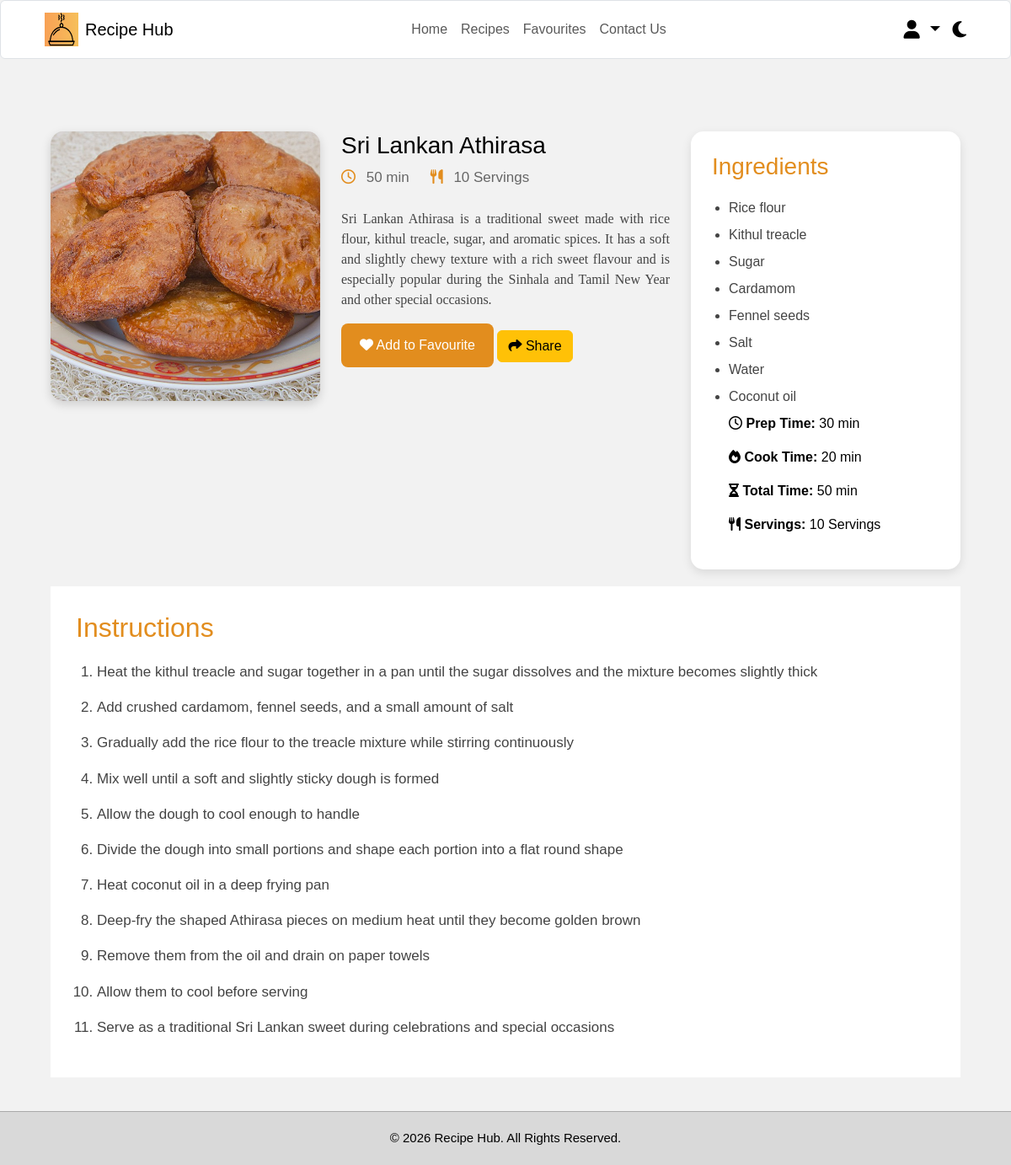
Screenshot of /recipe-details.php?recipe=athirasa (signed in) with the database file from the repository.
### tables this page shows
CREATE TABLE `recipes` (
  `id` int(11) NOT NULL,
  `recipe_key` varchar(100) DEFAULT NULL,
  `title` varchar(255) NOT NULL,
  `description` text DEFAULT NULL,
  `image` varchar(255) DEFAULT NULL,
  `ingredients` text NOT NULL,
  `instructions` text NOT NULL,
  `prep_time` varchar(50) DEFAULT NULL,
  `cook_time` varchar(50) DEFAULT NULL,
  `total_time` varchar(50) DEFAULT NULL,
  `servings` varchar(50) DEFAULT NULL,
  `user_id` int(11) DEFAULT NULL
);

### Recipe-Details.php (the view, shortened to what this page needs)
<?php
include "includes/db.php";
$recipeKey = isset($_GET["recipe"]) ? trim($_GET["recipe"]) : "";
$sql = "SELECT id, recipe_key, title, description, image,
               ingredients, instructions,
               prep_time, cook_time, total_time, servings
        FROM recipes
        WHERE recipe_key = ?";
$stmt = $conn->prepare($sql);
$stmt->execute([$recipeKey]);
$recipe = $stmt->fetch(PDO::FETCH_ASSOC);
?>
<!DOCTYPE html>
<html lang="en">
<head>
<link rel="stylesheet"
href="https://cdnjs.cloudflare.com/ajax/libs/font-awesome/6.5.0/css/all.min.css">
<link href="https://cdn.jsdelivr.net/npm/bootstrap@5.3.7/dist/css/bootstrap.min.css" rel="stylesheet">
<link rel="stylesheet" href="css/style.css">
</head>
<body>
<header>
<nav class="navbar navbar-expand-lg bg-white border rounded">
    <div class="container-fluid">
        <a class="navbar-brand d-flex align-items-center" href="home.php">
            <img src="Images/Logo/Recipe_Hub_logo.png"
            width="40"
            height="40"
            class="me-2">
            <span>
                Recipe Hub
            </span>
        </a>
        <div class="collapse navbar-collapse"
        id="navbarMenu">
            <ul class="navbar-nav mx-auto">
                <li class="nav-item">
                    <a class="nav-link" href="home.php">
                        Home
                    </a>
                </li>
                <li class="nav-item">
                 <a class="nav-link" href="recipes.php">
                 Recipes
                </a>
                </li>
                <li class="nav-item">
                <a class="nav-link" href="favourites.php">
                Favourites
                </a>
                </li>
                <li class="nav-item">
                    <a class="nav-link" href="Contacts.php">
                        Contact Us
                    </a>
                </li>
            </ul>
<div class="dropdown">
    <a href="#"
       class="user-icon dropdown-toggle"
       data-bs-toggle="dropdown"
       aria-expanded="false">
        <i class="fa-solid fa-user"></i>
    </a>
</div>
    <i class="fa-solid fa-moon mode-icon"></i>
        </div>
    </div>
</nav>
</header>
<section class="breadcrumb">
</section>
<main>
<section class="recipe-details">
<div class="recipe-image">
<img id="recipeImage"
     src="<?php echo htmlspecialchars($recipe["image"]); ?>"
     alt="<?php echo htmlspecialchars($recipe["title"]); ?>">
</div>
<div class="recipe-content">
<h3 id="recipeTitle">
    <?php echo htmlspecialchars($recipe["title"]); ?>
</h3>
<div class="recipe-meta">
    <span>
        <i class="fa-regular fa-clock"></i>
        <?php echo htmlspecialchars($recipe["total_time"]); ?>
    </span>
    <span>
        <i class="fa-solid fa-utensils"></i>
        <?php echo htmlspecialchars($recipe["servings"]); ?>
    </span>
</div>
<p id="recipeDescription">
    <?php echo htmlspecialchars($recipe["description"]); ?>
</p>
<button id="addFavouriteBtn" class="fav-btn">
<i class="fa-solid fa-heart"></i>
Add to Favourite
</button>
<button id="shareRecipeBtn" class="btn btn-warning">
    <i class="fa-solid fa-share"></i> Share
</button>
</div>
<aside class="ingredients-box">
<h2>
Ingredients
</h2>
<ul id="recipeIngredients">
    <?php
    $ingredients = explode(",", $recipe["ingredients"]);
    foreach ($ingredients as $ingredient):
    ?>
        <li>
            <?php echo htmlspecialchars(trim($ingredient)); ?>
        </li>
    <?php endforeach; ?>
<div class="recipe-info">
    <p>
        <i class="fa-regular fa-clock"></i>
        <strong>Prep Time:</strong>
        <?php echo htmlspecialchars($recipe["prep_time"]); ?>
    </p>
    <p>
        <i class="fa-solid fa-fire"></i>
        <strong>Cook Time:</strong>
        <?php echo htmlspecialchars($recipe["cook_time"]); ?>
    </p>
    <p>
        <i class="fa-solid fa-hourglass-half"></i>
        <strong>Total Time:</strong>
        <?php echo htmlspecialchars($recipe["total_time"]); ?>
    </p>
    <p>
        <i class="fa-solid fa-utensils"></i>
        <strong>Servings:</strong>
        <?php echo htmlspecialchars($recipe["servings"]); ?>
    </p>
</div>
</aside>
</section>
<section class="instructions">
<h2>
Instructions
</h2>
<ol id="recipeInstructions">
    <?php
    $instructions = explode(".", $recipe["instructions"]);
    foreach ($instructions as $instruction):
        $instruction = trim($instruction);
        if ($instruction !== ""):
    ?>
        <li>
            <?php echo htmlspecialchars($instruction); ?>
        </li>
    <?php
        endif;
    endforeach;
    ?>
</section>
</main>
<footer>
© 2026 Recipe Hub. All Rights Reserved.
</footer>
</body>
</html>

### css/Style.css (style rules this page uses)
* { margin:0; padding:0; box-sizing:border-box; font-family:Arial, Helvetica, sans-serif; }
body { background:#f2f2f2; min-height:100vh; color:black; display:flex; flex-direction:column; }
main { flex:1; }
footer { margin-top:auto; }
body { background:#f2f2f2; min-height:100vh; color:black; }
img { max-width:100%; }
a { text-decoration:none; }
header .navbar { height:70px; padding:8px 40px; background:white; border:1px solid #ddd; border-radius:10px; }
.user-icon, .mode-icon { font-size:22px; cursor:pointer; transition:0.3s; margin-left:15px; }
.breadcrumb { display:flex; align-items:center; gap:10px; padding:25px 60px; font-size:15px; }
.recipe-details { display:grid; grid-template-columns:320px 1fr 320px; gap:25px; padding:20px 60px 20px; align-items:start; }
.recipe-image img { width:100%; height:320px; object-fit:cover; border-radius:15px; box-shadow:0 4px 12px rgba(0,0,0,0.15); }
.recipe-meta { display:flex; gap:25px; margin-bottom:25px; color:#666; font-size:17px; }
.recipe-meta i { color:#E28D1E; margin-right:8px; }
.recipe-content p { font-size:16px; line-height:1.5; font-family: "Georgia", serif;; color:#444; text-align:justify; }
.fav-btn, .share-btn { width:auto; padding:14px 22px; background:#E28D1E; color:white; border:none; border-radius:8px; font-size:16px; cursor:pointer; }
.ingredients-box { background:white; padding:25px; border-radius:15px; box-shadow:0 4px 12px rgba(0,0,0,0.1); }
.ingredients-box h2 { color:#E28D1E; font-size:28px; margin-bottom:20px; }
.ingredients-box ul { padding-left:20px; }
.ingredients-box li { margin-bottom:8px; color:#444; font-size:16px; }
.instructions { margin:0 60px 40px; background:white; padding:30px; }
.instructions h2 { font-size:32px; margin-bottom:20px; color:#E28D1E; }
.instructions ol { padding-left:25px; }
.instructions li { margin-bottom:15px; font-size:17px; line-height:1.6; color:#444; }
footer { width:100%; background:#D9D9D9; color:black; text-align:center; padding:20px; border-top:1px solid #aaa; font-size:15px; }
.dropdown .user-icon { color:black; font-size:22px; cursor:pointer; text-decoration:none; }

### rows the page displays
recipes: image (picture), title "Sri Lankan Athirasa", total_time "50 min", servings "10 Servings", description "Sri Lankan Athirasa is a traditional sweet made with rice flour, kithul treacle, sugar, and aromatic spices. It has a soft and slightly chewy texture with a rich sweet flavour and is especially popular during the Sinhala and Tamil New Year and other special occasions.", ingredients "Rice flour", ingredients "Kithul treacle", ingredients "Sugar", ingredients "Cardamom", ingredients "Fennel seeds", ingredients "Salt", ingredients "Water", ingredients "Coconut oil", prep_time "30 min", cook_time "20 min", instructions "Heat the kithul treacle and sugar together in a pan until the sugar dissolves and the mixture becomes slightly thick", instructions "Add crushed cardamom, fennel seeds, and a small amount of salt", instructions "Gradually add the rice flour to the treacle mixture while stirring continuously", instructions "Mix well until a soft and slightly sticky dough is formed", instructions "Allow the dough to cool enough to handle", instructions "Divide the dough into small portions and shape each portion into a flat round shape", instructions "Heat coconut oil in a deep frying pan", instructions "Deep-fry the shaped Athirasa pieces on medium heat until they become golden brown", instructions "Remove them from the oil and drain on paper towels", instructions "Allow them to cool before serving", instructions "Serve as a traditional Sri Lankan sweet during celebrations and special occasions"
